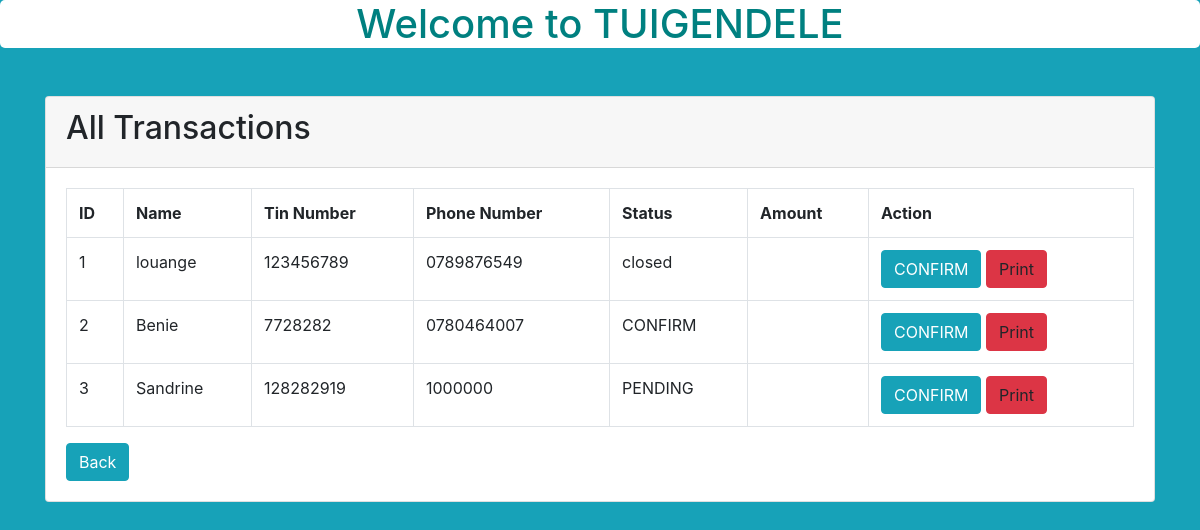
/php/index.php, run on the app's committed database.
### tables this page shows
CREATE TABLE `karasharamye` (
  `id` int(11) NOT NULL,
  `name` varchar(100) NOT NULL,
  `tin_number` varchar(100) NOT NULL,
  `phone_number` varchar(100) NOT NULL,
  `amount` varchar(100) NOT NULL,
  `status` varchar(100) NOT NULL DEFAULT 'PENDING',
  `invoice_time` timestamp NOT NULL DEFAULT CURRENT_TIMESTAMP
);

### php/index.php (the view)
<?php
require '../db_conn.php';
$sql = 'SELECT * FROM karasharamye';
$statement = $conn->prepare($sql);
$statement->execute();
$people = $statement->fetchAll(PDO::FETCH_OBJ);
 ?>
<?php require 'header.php'; ?>
<div class="container">
  <div class="card mt-5">
    <div class="card-header">
      <h2>All Transactions</h2>
    </div>
    <div class="card-body">
      <table class="table table-bordered">
        <tr>
          <th>ID</th>
          <th>Name</th>
          <th>Tin Number</th>
          <th>Phone Number</th>
          <th>Status</th>
          <th>Amount</th>
          <th>Action</th>
        </tr>
        <?php foreach($people as $person): ?>
          <tr>
            <td><?= $person->id; ?></td>
            <td><?= $person->name; ?></td>
            <td><?= $person->tin_number; ?></td>
            <td><?= $person->phone_number; ?></td>
            <td><?= $person->status; ?></td>
            <td><?= $person->amount; ?></td>
            <td>
              <a href="edit.php?id=<?= $person->id ?>" class="btn btn-info">CONFIRM</a>
              <a onclick="return confirm('Are you sure you want to print invoice?')" class='btn btn-danger'>Print</a>
            </td>
          </tr>
        <?php endforeach; ?>
      </table>
      <a href="../home.php" class="btn btn-info">Back</a>
    </div>
  </div>
</div>

### php/header.php (shortened to what this page needs)
<!doctype html>
<html lang="en">
  <head>
    <link rel="stylesheet" href="https://maxcdn.bootstrapcdn.com/bootstrap/4.0.0-beta.2/css/bootstrap.min.css">
  </head>
  <body class="bg-info">
  <div style="background-color: white; text-align: center;color:teal;border-radius: 5px;">
<h1 >Welcome to TUIGENDELE</h1>
</div>

### data on the page
karasharamye: id "1", name "louange", tin_number "123456789", phone_number "0789876549", status "closed"
karasharamye: id "2", name "Benie", tin_number "7728282", phone_number "0780464007", status "CONFIRM"
karasharamye: id "3", name "Sandrine", tin_number "128282919", phone_number "1000000", status "PENDING"
